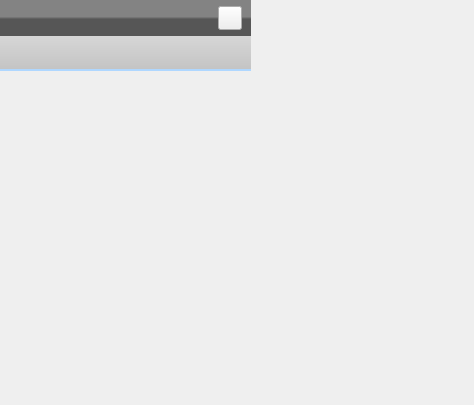
<?xml version="1.0" encoding="UTF-8"?>
<ui version="4.0">
 <class>PlaylistVideoItemWidget</class>
 <widget class="QWidget" name="PlaylistAudioItemWidget">
  <property name="geometry">
   <rect>
    <x>0</x>
    <y>0</y>
    <width>474</width>
    <height>405</height>
   </rect>
  </property>
  <property name="sizePolicy">
   <sizepolicy hsizetype="Preferred" vsizetype="Preferred">
    <horstretch>0</horstretch>
    <verstretch>0</verstretch>
   </sizepolicy>
  </property>
  <property name="windowTitle">
   <string>Form</string>
  </property>
  <widget class="QWidget" name="mContent" native="true">
   <property name="geometry">
    <rect>
     <x>0</x>
     <y>0</y>
     <width>251</width>
     <height>71</height>
    </rect>
   </property>
   <property name="sizePolicy">
    <sizepolicy hsizetype="Minimum" vsizetype="Preferred">
     <horstretch>0</horstretch>
     <verstretch>0</verstretch>
    </sizepolicy>
   </property>
   <property name="styleSheet">
    <string notr="true">#mContent
{
background-color: qlineargradient(spread:pad, x1:0, y1:1, x2:0, y2:0, stop:0 rgba(195, 195, 195, 255), stop:1 rgba(234, 234, 234, 255));
border-bottom:2px solid #AFD7FF;
}
</string>
   </property>
   <layout class="QGridLayout" name="gridLayout">
    <property name="sizeConstraint">
     <enum>QLayout::SetMinimumSize</enum>
    </property>
    <property name="margin">
     <number>0</number>
    </property>
    <property name="spacing">
     <number>0</number>
    </property>
    <item row="1" column="0" colspan="2">
     <widget class="QWidget" name="mTopWidget" native="true">
      <property name="styleSheet">
       <string notr="true">#mTopWidget
{
background-color:qlineargradient(spread:pad, x1:0, y1:0, x2:0, y2:1, stop:0 rgba(131, 131, 131, 255), stop:0.464088 rgba(131, 131, 131, 255), stop:0.530387 rgba(86, 86, 86, 255), stop:1 rgba(86, 86, 86, 255));
}
*{color: #f4f4f4;}</string>
      </property>
      <layout class="QGridLayout" name="gridLayout_5">
       <property name="topMargin">
        <number>2</number>
       </property>
       <property name="bottomMargin">
        <number>2</number>
       </property>
       <item row="0" column="0">
        <layout class="QHBoxLayout" name="horizontalLayout">
         <property name="sizeConstraint">
          <enum>QLayout::SetMinimumSize</enum>
         </property>
         <item>
          <widget class="QLabel" name="mTitleLabel">
           <property name="sizePolicy">
            <sizepolicy hsizetype="Ignored" vsizetype="Fixed">
             <horstretch>0</horstretch>
             <verstretch>0</verstretch>
            </sizepolicy>
           </property>
           <property name="text">
            <string/>
           </property>
          </widget>
         </item>
         <item>
          <widget class="QLabel" name="mTimeLabel">
           <property name="sizePolicy">
            <sizepolicy hsizetype="Fixed" vsizetype="Preferred">
             <horstretch>0</horstretch>
             <verstretch>0</verstretch>
            </sizepolicy>
           </property>
           <property name="text">
            <string/>
           </property>
          </widget>
         </item>
        </layout>
       </item>
       <item row="0" column="1">
        <widget class="QPushButton" name="mExpandButton">
         <property name="sizePolicy">
          <sizepolicy hsizetype="Fixed" vsizetype="Preferred">
           <horstretch>0</horstretch>
           <verstretch>0</verstretch>
          </sizepolicy>
         </property>
         <property name="minimumSize">
          <size>
           <width>0</width>
           <height>0</height>
          </size>
         </property>
         <property name="maximumSize">
          <size>
           <width>24</width>
           <height>24</height>
          </size>
         </property>
         <property name="text">
          <string/>
         </property>
        </widget>
       </item>
      </layout>
     </widget>
    </item>
    <item row="2" column="0" colspan="2">
     <widget class="QWidget" name="mExtra" native="true"/>
    </item>
   </layout>
  </widget>
 </widget>
 <resources/>
 <connections/>
</ui>
